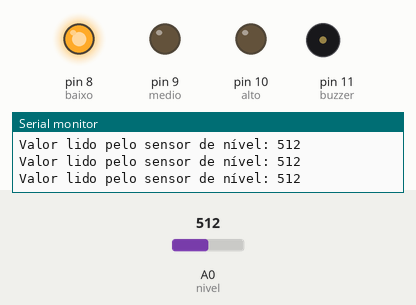
This sketch was run on a simulated Arduino Uno, built with avr-gcc and run on an emulated ATmega328P. Shown: output pins drawn as LEDs (lit = HIGH), buzzer (waves = sounding), the last lines printed to the serial monitor. The inputs (shaded band) are chosen by the test bench; at power-on: A0 (nivel) = 512.

Above: at 1.2 s.
1.3 s: A0 (nivel) set to 572
4.3 s: A0 (nivel) set to 588
At 4.8 s:
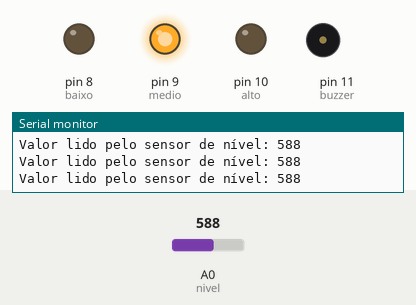
5.8 s: A0 (nivel) set to 616
7.3 s: A0 (nivel) set to 639
At 8.3 s:
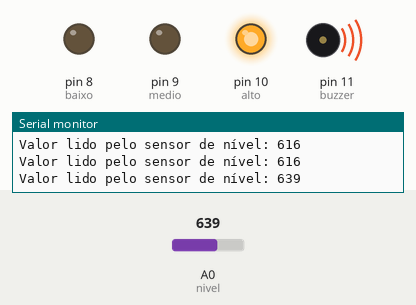
8.8 s: A0 (nivel) set to 620
At 9.9 s:
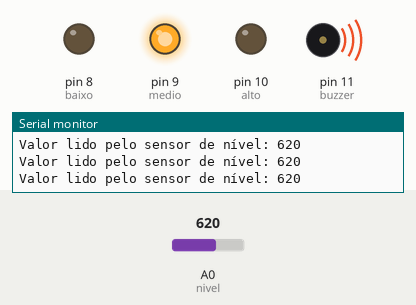
10.8 s: A0 (nivel) set to 0
At 11.4 s:
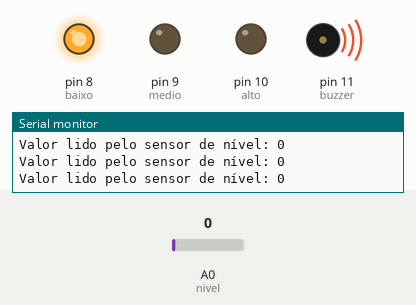
Timing chart, 0 to 13.3 s (numbered marks = the images above; inputs shaded):
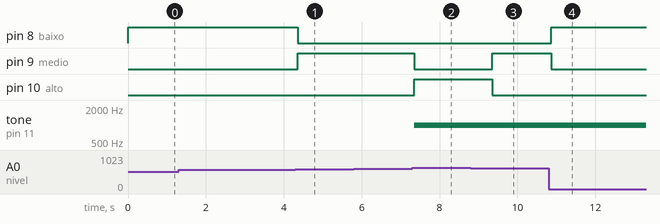

Measured:
- the behaviour switches between 580 and 581 on A0 (nivel) (found by bisection; images 0 and 1)
- the behaviour switches between 630 and 631 on A0 (nivel) (found by bisection; images 1 and 2)
- after the input at 4.3 s, pin 8 (baixo): HIGH → LOW after 0.05 s; pin 9 (medio): LOW → HIGH after 0.05 s
- after the input at 7.3 s, pin 9 (medio): HIGH → LOW after 0.06 s; pin 10 (alto): LOW → HIGH after 0.06 s; tone on pin 11 (buzzer): silent → 1000 Hz after 0.06 s
- after the input at 8.8 s, pin 9 (medio): LOW → HIGH after 0.56 s; pin 10 (alto): HIGH → LOW after 0.56 s
- after the input at 10.8 s, pin 8 (baixo): LOW → HIGH after 0.07 s; pin 9 (medio): HIGH → LOW after 0.07 s

The sketch:

sensor_nivel.ino
```cpp
int baixo = 8; //define green LED
int medio = 9; //define yellow LED
int alto = 10; //define red LED
int nivel = A0; //define analog pin
int valor = 0; //define auxiliary variable
int buzzer = 11; //define speaker
int contagem = 0; // define other auziliary variable

void setup() {
  pinMode (baixo, OUTPUT); //define green LED as output
  pinMode (medio, OUTPUT); //define yellow LED as output
  pinMode (alto, OUTPUT); //define red LED as output
  pinMode (nivel, INPUT); //define sensor as input (analog)
  pinMode(buzzer, OUTPUT); //define speaker as output
  Serial.begin(9600);
  digitalWrite(baixo, LOW);
  digitalWrite(medio, LOW);
  digitalWrite(alto, LOW);
}

void loop() {
  valor = analogRead(nivel); //read the analog value in sensor and "store" in "valor"
  Serial.print("Valor lido pelo sensor de nível: "); //print the value of level sensor in screen
  Serial.println(valor); //print the data in serial port
  if (valor <= 580) {   //conditional to LED green works
    digitalWrite(baixo, HIGH);
    digitalWrite(medio, LOW);
    digitalWrite(alto, LOW);
    valor = analogRead(nivel);
  }
  else if (valor <= 630 && valor > 580){ //conditional to LED yellow works
    digitalWrite(baixo, LOW);
    digitalWrite(medio, HIGH);
    digitalWrite(alto, LOW);
    valor = analogRead(nivel);
  }
  else if (valor > 630){ //conditional to LED red and speaker works
    digitalWrite(baixo, LOW);
    digitalWrite(medio, LOW);
    digitalWrite(alto, HIGH);
    while (contagem <= 3){ //loop from speaker alarm (when the recipe is full)
      tone(buzzer, 1000);
      delay(500);
      contagem = contagem + 1;
    }
    valor = analogRead(nivel);
    contagem = 0;
  }
}
```
